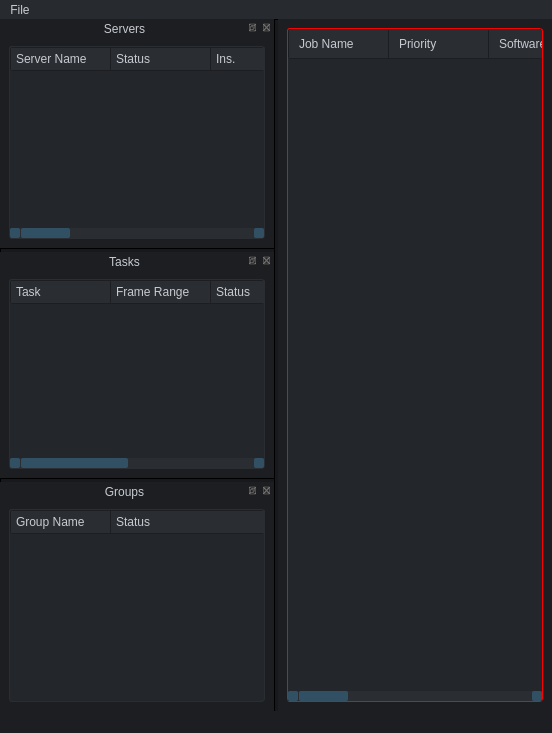
<?xml version="1.0" encoding="UTF-8" ?>
<ui version="4.0">
    <class>MainWindow</class>

    <widget class="QMainWindow" name="MainWindow">

        <!-- estilos de vinarender -->
        <property name="styleSheet">
            <string notr="true">/* Black blue color */
QWidget {
  color: #c7cbd1;
  background-color: #1c1e21;
  border: 0px;
  font: 8pt "Tahoma"; }

QMainWindow::separator {
  background-color: #17191c;
  width: 2px;
  border-style: outset;
  border-width: 1px; }

QLabel {
  background-color: transparent; }

QToolBar {
  padding: 10;
  border: 1px solid #101213;
  border-style: outset; }
  QToolBar:top, QToolBar:bottom {
    background-color: #1e2124; }
  QToolBar::separator {
    background-color: #2e3238;
    width: 1;
    margin: 7; }
  QToolBar QToolButton {
    background-color: transparent; }
    QToolBar QToolButton::hover {
      background-color: #2e3238;
      border: 1px solid #33373d; }

QTabBar::tab {
  background-color: #2a2d32;
  padding: 4px;
  border: 1px solid #2e3238; }

QMenuBar {
  background-color: #272b2f; }
  QMenuBar::item {
    background-color: transparent; }
  QMenuBar::item:pressed {
    background-color: #2e3238;
    border: 1px solid #23262a; }

QMenu {
  background-color: #23262a; }
  QMenu::item {
    padding: 2px 20px 2px 20px;
    border: 1px solid transparent;
    spacing: 20px; }
  QMenu::item:selected {
    background-color: #325064; }
  QMenu::separator {
    background-color: #2e3238;
    margin: 5px;
    height: 1px; }
  QMenu::indicator {
    width: 20px;
    height: 13px; }

QTreeWidget {
  outline: 0;
  alternate-background-color: #2a2d32;
  background-color: #23262a;
  border: 1px solid #2a2d32; }
  QTreeWidget::branch {
    border-bottom: 1px solid #2e3238; }
    QTreeWidget::branch:has-children:closed {
      image: url(/home/pancho/Documents/GitHub/vinarender/src/monitor/sass/images/right_arrow.png);
      background-color: transparent; }
      QTreeWidget::branch:has-children:closed:selected {
        background-color: transparent;
        border-bottom: 1px solid #2e3238;
        color: #2e3238; }
      QTreeWidget::branch:has-children:closed:hover {
        background-color: red; }
    QTreeWidget::branch:open {
      image: url(/home/pancho/Documents/GitHub/vinarender/src/monitor/sass/images/down_arrow.png);
      background-color: transparent; }
      QTreeWidget::branch:open:selected {
        background-color: red;
        border-bottom: 1px solid #2e3238;
        color: #2e3238; }
    QTreeWidget::branch:selected {
      background-color: #2e3238;
      border-bottom: 1px solid #2e3238;
      color: #2e3238; }
  QTreeWidget::item {
    border-bottom: 1px solid #2e3238; }
    QTreeWidget::item:selected {
      background-color: #325064;
      border-bottom: 1px solid #2e3238;
      color: #c7cbd1; }
    QTreeWidget::item:hover {
      background-color: #325064; }

QHeaderView::section {
  background-color: #2a2d32;
  padding-left: 5px;
  padding-top: 2px;
  padding-bottom: 2px;
  border: 0px solid transparent;
  margin-left: 1px;
  margin-top: 1px;
  margin-bottom: 1px; }

QScrollBar:horizontal {
  background-color: #2a2d32;
  height: 10px; }

QScrollBar:vertical {
  background-color: #2a2d32;
  width: 10px; }

QScrollBar::handle:horizontal, QScrollBar::handle:vertical {
  background-color: #325064;
  min-height: 20px;
  border-radius: 2px;
  margin-left: 11;
  margin-right: 11; }

QScrollBar::add-line:horizontal, QScrollBar::add-line:vertical {
  border-radius: 2px;
  background-color: #325064; }

QScrollBar::sub-line:horizontal, QScrollBar::sub-line:vertical {
  border-radius: 2px;
  background-color: #325064; }

QScrollBar::right-arrow:horizontal {
  image: url(/home/pancho/Documents/GitHub/vinarender/src/monitor/sass/images/theme/rc/right_arrow.png);
  width: 7px;
  height: 7px; }

QScrollBar::left-arrow:horizontal {
  image: url(/home/pancho/Documents/GitHub/vinarender/src/monitor/sass/images/theme/rc/left_arrow.png);
  width: 7px;
  height: 7px; }

QScrollBar::up-arrow:vertical {
  image: url(/home/pancho/Documents/GitHub/vinarender/src/monitor/sass/images/theme/rc/up_arrow.png);
  width: 7px;
  height: 7px; }

QScrollBar::down-arrow:vertical {
  image: url(/home/pancho/Documents/GitHub/vinarender/src/monitor/sass/images/theme/rc/down_arrow.png);
  width: 7px;
  height: 7px; }

QScrollBar::add-page:horizontal, QScrollBar::add-page:vertical {
  background: none; }

QScrollBar::sub-page:horizontal, QScrollBar::sub-page:vertical {
  background: none; }

QDockWidget:floatable {
  titlebar-close-icon: url(/home/pancho/Documents/GitHub/vinarender/src/monitor/sass/images/radio_checked.png);
  titlebar-normal-icon: url(/home/pancho/Documents/GitHub/vinarender/src/monitor/sass/images/radio_unchecked.png);
  border: 1px solid red; }

QDockWidget::focus {
  background-color: transparent; }

QDockWidget::close-button {
  border: 10px;
  padding: 2px; }
  QDockWidget::close-button:hover {
    image: url(/home/pancho/Documents/GitHub/vinarender/src/monitor/sass/images/radio_checked_focus.png); }

QDockWidget::float-button {
  border: 10px;
  padding: 2px; }
  QDockWidget::float-button:hover {
    image: url(/home/pancho/Documents/GitHub/vinarender/src/monitor/sass/images/radio_unchecked_focus.png); }

QDockWidget::title {
  background-color: #1c1e21;
  padding-top: 2px;
  text-align: center; }

QLineEdit, QTextEdit {
  background-color: #3a3f45;
  border: 1px solid #464b53;
  padding-left: 2px;
  border-radius: 4px; }
  QLineEdit:focus, QTextEdit:focus {
    border: 1px solid #747e8b; }
  QLineEdit:disabled, QTextEdit:disabled {
    background-color: #2a2d32;
    border: 1px solid #2e3238; }

QCheckBox {
  background-color: transparent; }
  QCheckBox::indicator:checked {
    image: url(/home/pancho/Documents/GitHub/vinarender/src/monitor/sass/images/checkbox_checked.png); }
    QCheckBox::indicator:checked:focus {
      image: url(/home/pancho/Documents/GitHub/vinarender/src/monitor/sass/images/checkbox_checked_focus.png); }
  QCheckBox::indicator:unchecked {
    image: url(/home/pancho/Documents/GitHub/vinarender/src/monitor/sass/images/checkbox_unchecked.png); }
    QCheckBox::indicator:unchecked:focus {
      image: url(/home/pancho/Documents/GitHub/vinarender/src/monitor/sass/images/checkbox_unchecked_focus.png); }

QTreeView::indicator:unchecked {
  image: url(/home/pancho/Documents/GitHub/vinarender/src/monitor/sass/images/checkbox_unchecked.png); }

QTreeView::indicator:checked {
  image: url(/home/pancho/Documents/GitHub/vinarender/src/monitor/sass/images/checkbox_checked.png); }

QPushButton {
  background-color: #2e3238;
  border: 1px solid #3a3f45;
  border-radius: 2px; }
  QPushButton::hover {
    background-color: #464b53;
    border-color: #5d646f; }

QFrame {
  border-radius: 3px; }

QComboBox {
  background-color: #2e3238;
  border: 0px solid transparent;
  padding-left: 4px; }
  QComboBox:focus {
    border: 1px solid #33373d; }
  QComboBox::drop-down {
    background-color: transparent;
    width: 0px; }
  QComboBox:hover {
    background: #33373d; }
  QComboBox QAbstractItemView {
    background-color: #1e2124;
    border: 1px solid #23262a;
    border-radius: 0px; }
  QComboBox:item:selected {
    background-color: #325064;
    padding-left: 0px; }
  QComboBox::indicator {
    background-color: transparent; }

QProgressBar:horizontal {
  text-align: center; }
  QProgressBar:horizontal::chunk:horizontal {
    background: #23262a;
    margin-top: 1px;
    margin-bottom: 0px;
    border-radius: 3px; }

QWidget::disabled {
  color: #747e8b; }

QWidget #style2 {
  background-color: transparent; }

QWidget #style1 {
  background-color: #23262a;
  border: 1px solid #33373d;
  border-radius: 3px; }

QWidget #QCodeEditorLineWidget {
  background-color: #1c1e21; }

QWidget #Logs {
  background-color: #23262a;
  border-color: #ffaa00;
  border: 1px solid #2e3238;
  border-radius: 3px; }

* {
  color: #c7cbd1;
  margin: 0;
  padding: 0;
  outline: 0;
  background: white;
  background-color: white;
  border: 0px;
  font: 8pt "Tahoma"; }

#jobs {
  background-color: #23262a;
  border: 1px solid red; }
  #jobs QHeaderView::section {
    border: 1px solid red;
    padding: 5px 10px 5px 10px;
    background-color: #2a2d32;
    border: 0px solid transparent; }
</string>
        </property>
        <!---->


        <property name="windowTitle">
            <string>VinaRender Monitor</string>
        </property>
        <widget class="QWidget" name="centralwidget">
        
            <layout class="QVBoxLayout" name="verticalLayout">
                <item>
                    <widget class="QTreeWidget" name="jobs">
    <property name="indentation">
        <number>0</number>
    </property>
    <column>
    <property name="text">
        <string notr="true">Job Name</string>
    </property>
</column>
    <column>
    <property name="text">
        <string notr="true">Priority</string>
    </property>
</column>
    <column>
    <property name="text">
        <string notr="true">Software</string>
    </property>
</column>
    <column>
    <property name="text">
        <string notr="true">Progress</string>
    </property>
</column>
    <column>
    <property name="text">
        <string notr="true">Status</string>
    </property>
</column>
    <column>
    <property name="text">
        <string notr="true">Submit Data/Time</string>
    </property>
</column>
    <column>
    <property name="text">
        <string notr="true">Finished Data/Time</string>
    </property>
</column>
    <column>
    <property name="text">
        <string notr="true">Total Render Time</string>
    </property>
</column>
    <column>
    <property name="text">
        <string notr="true">Comment</string>
    </property>
</column>
</widget>
                </item>             
            </layout>
        </widget>
        <widget class="QMenuBar" name="menu_bar">
    <property name="geometry">
        <rect>
            <x>0</x>
            <y>0</y>
            <width>766</width>
            <height>22</height>
        </rect>
    </property>
    <widget class="QMenu" name="menuhola">
        <property name="title">
            <string>File</string>
        </property>
        <addaction name="actionhola" />
        <addaction name="separator" />
        <addaction name="actionsa" />
    </widget>
    <addaction name="menuhola" />
</widget>
        <widget class="QDockWidget" name="dockWidget">
    <property name="windowTitle">
        <string>Servers</string>
    </property>
    <attribute name="dockWidgetArea">
        <number>1</number>
    </attribute>
    <widget class="QWidget" name="dockWidgetContents">
        <layout class="QVBoxLayout" name="verticalLayout_2">
            <item>
                <widget class="QTreeWidget" name="servers">
                    <column>
    <property name="text">
        <string notr="true">Server Name</string>
    </property>
</column>
                    <column>
    <property name="text">
        <string notr="true">Status</string>
    </property>
</column>
                    <column>
    <property name="text">
        <string notr="true">Ins.</string>
    </property>
</column>
                    <column>
    <property name="text">
        <string notr="true">CPU Usage</string>
    </property>
</column>
                    <column>
    <property name="text">
        <string notr="true">RAM Usage</string>
    </property>
</column>
                    <column>
    <property name="text">
        <string notr="true">System</string>
    </property>
</column>
                    <column>
    <property name="text">
        <string notr="true">IP</string>
    </property>
</column>
                    <column>
    <property name="text">
        <string notr="true">VM</string>
    </property>
</column>
                    <column>
    <property name="text">
        <string notr="true">Job Rendered</string>
    </property>
</column>
                </widget>
            </item>
        </layout>
    </widget>
</widget>
        <widget class="QDockWidget" name="dockWidget">
    <property name="windowTitle">
        <string>Tasks</string>
    </property>
    <attribute name="dockWidgetArea">
        <number>1</number>
    </attribute>
    <widget class="QWidget" name="dockWidgetContents">
        <layout class="QVBoxLayout" name="verticalLayout_2">
            <item>
                <widget class="QTreeWidget" name="tasks">
                    <column>
    <property name="text">
        <string notr="true">Task</string>
    </property>
</column>
                    <column>
    <property name="text">
        <string notr="true">Frame Range</string>
    </property>
</column>
                    <column>
    <property name="text">
        <string notr="true">Status</string>
    </property>
</column>
                    <column>
    <property name="text">
        <string notr="true">Server</string>
    </property>
</column>
                    <column>
    <property name="text">
        <string notr="true">Time</string>
    </property>
</column>


                </widget>
            </item>
        </layout>
    </widget>
</widget>
        <widget class="QDockWidget" name="dockWidget">
    <property name="windowTitle">
        <string>Groups</string>
    </property>
    <attribute name="dockWidgetArea">
        <number>1</number>
    </attribute>
    <widget class="QWidget" name="dockWidgetContents">
        <layout class="QVBoxLayout" name="verticalLayout_2">
            <item>
                <widget class="QTreeWidget" name="groups">
                    <column>
    <property name="text">
        <string notr="true">Group Name</string>
    </property>
</column>
                    <column>
    <property name="text">
        <string notr="true">Status</string>
    </property>
</column>


                </widget>
            </item>
        </layout>
    </widget>
</widget>
        <widget class="QStatusBar" name="statusbar" />
    </widget>
    <resources />
    <connections />
</ui>
